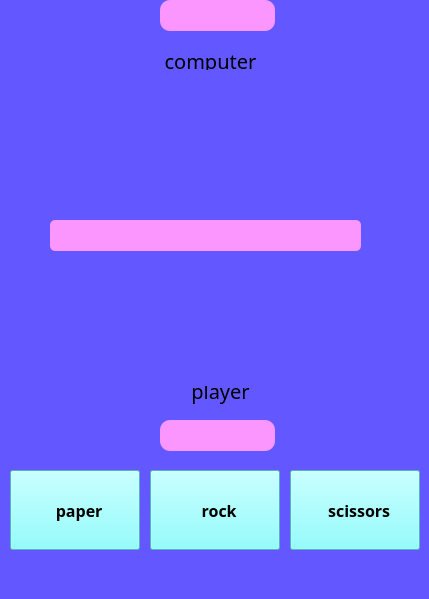
<?xml version="1.0" encoding="UTF-8"?>
<ui version="4.0">
 <class>MainWindow</class>
 <widget class="QMainWindow" name="MainWindow">
  <property name="geometry">
   <rect>
    <x>0</x>
    <y>0</y>
    <width>429</width>
    <height>599</height>
   </rect>
  </property>
  <property name="windowTitle">
   <string>MainWindow</string>
  </property>
  <property name="styleSheet">
   <string notr="true">background-color:rgb(99, 88, 255);</string>
  </property>
  <widget class="QWidget" name="centralwidget">
   <widget class="QLabel" name="label_2">
    <property name="geometry">
     <rect>
      <x>150</x>
      <y>370</y>
      <width>141</width>
      <height>41</height>
     </rect>
    </property>
    <property name="font">
     <font>
      <family>Showcard Gothic</family>
      <pointsize>15</pointsize>
     </font>
    </property>
    <property name="text">
     <string>player</string>
    </property>
    <property name="alignment">
     <set>Qt::AlignCenter</set>
    </property>
   </widget>
   <widget class="QLabel" name="label">
    <property name="geometry">
     <rect>
      <x>140</x>
      <y>40</y>
      <width>141</width>
      <height>41</height>
     </rect>
    </property>
    <property name="font">
     <font>
      <family>Showcard Gothic</family>
      <pointsize>15</pointsize>
     </font>
    </property>
    <property name="text">
     <string>computer</string>
    </property>
    <property name="alignment">
     <set>Qt::AlignCenter</set>
    </property>
   </widget>
   <widget class="QPushButton" name="player_board">
    <property name="geometry">
     <rect>
      <x>140</x>
      <y>250</y>
      <width>100</width>
      <height>136</height>
     </rect>
    </property>
    <property name="sizePolicy">
     <sizepolicy hsizetype="Minimum" vsizetype="Fixed">
      <horstretch>0</horstretch>
      <verstretch>0</verstretch>
     </sizepolicy>
    </property>
    <property name="minimumSize">
     <size>
      <width>89</width>
      <height>136</height>
     </size>
    </property>
    <property name="font">
     <font>
      <family>Segoe UI</family>
      <pointsize>55</pointsize>
      <italic>true</italic>
      <bold>true</bold>
     </font>
    </property>
    <property name="styleSheet">
     <string notr="true">background-color:rgb(99, 88, 255);
border-radius:10px</string>
    </property>
    <property name="text">
     <string/>
    </property>
    <property name="iconSize">
     <size>
      <width>89</width>
      <height>136</height>
     </size>
    </property>
   </widget>
   <widget class="QPushButton" name="score_cpu">
    <property name="geometry">
     <rect>
      <x>160</x>
      <y>0</y>
      <width>115</width>
      <height>31</height>
     </rect>
    </property>
    <property name="sizePolicy">
     <sizepolicy hsizetype="Minimum" vsizetype="Fixed">
      <horstretch>0</horstretch>
      <verstretch>0</verstretch>
     </sizepolicy>
    </property>
    <property name="minimumSize">
     <size>
      <width>115</width>
      <height>20</height>
     </size>
    </property>
    <property name="font">
     <font>
      <family>Arial Black</family>
      <pointsize>12</pointsize>
      <italic>false</italic>
      <bold>true</bold>
     </font>
    </property>
    <property name="styleSheet">
     <string notr="true">background-color:rgb(251, 149, 255);
border-radius:10px</string>
    </property>
    <property name="text">
     <string/>
    </property>
   </widget>
   <widget class="QPushButton" name="score_player">
    <property name="geometry">
     <rect>
      <x>160</x>
      <y>420</y>
      <width>115</width>
      <height>31</height>
     </rect>
    </property>
    <property name="sizePolicy">
     <sizepolicy hsizetype="Minimum" vsizetype="Fixed">
      <horstretch>0</horstretch>
      <verstretch>0</verstretch>
     </sizepolicy>
    </property>
    <property name="minimumSize">
     <size>
      <width>115</width>
      <height>20</height>
     </size>
    </property>
    <property name="font">
     <font>
      <family>Arial Black</family>
      <pointsize>12</pointsize>
      <italic>false</italic>
      <bold>true</bold>
     </font>
    </property>
    <property name="styleSheet">
     <string notr="true">background-color:rgb(251, 149, 255);
border-radius:10px</string>
    </property>
    <property name="text">
     <string/>
    </property>
   </widget>
   <widget class="QPushButton" name="btn_rock">
    <property name="geometry">
     <rect>
      <x>150</x>
      <y>470</y>
      <width>130</width>
      <height>80</height>
     </rect>
    </property>
    <property name="minimumSize">
     <size>
      <width>120</width>
      <height>50</height>
     </size>
    </property>
    <property name="font">
     <font>
      <family>Arial Black</family>
      <pointsize>12</pointsize>
      <bold>true</bold>
     </font>
    </property>
    <property name="styleSheet">
     <string notr="true">background-color: rgb(115, 255, 255)</string>
    </property>
    <property name="text">
     <string>		rock</string>
    </property>
    <property name="iconSize">
     <size>
      <width>25</width>
      <height>25</height>
     </size>
    </property>
   </widget>
   <widget class="QPushButton" name="btn_paper">
    <property name="geometry">
     <rect>
      <x>10</x>
      <y>470</y>
      <width>130</width>
      <height>80</height>
     </rect>
    </property>
    <property name="minimumSize">
     <size>
      <width>120</width>
      <height>50</height>
     </size>
    </property>
    <property name="font">
     <font>
      <family>Arial Black</family>
      <pointsize>12</pointsize>
      <bold>true</bold>
     </font>
    </property>
    <property name="styleSheet">
     <string notr="true">background-color: rgb(115, 255, 255)</string>
    </property>
    <property name="text">
     <string>		paper</string>
    </property>
    <property name="iconSize">
     <size>
      <width>25</width>
      <height>25</height>
     </size>
    </property>
   </widget>
   <widget class="QPushButton" name="btn_scissors">
    <property name="geometry">
     <rect>
      <x>290</x>
      <y>470</y>
      <width>130</width>
      <height>80</height>
     </rect>
    </property>
    <property name="minimumSize">
     <size>
      <width>120</width>
      <height>50</height>
     </size>
    </property>
    <property name="font">
     <font>
      <family>Arial Black</family>
      <pointsize>12</pointsize>
      <bold>true</bold>
     </font>
    </property>
    <property name="styleSheet">
     <string notr="true">background-color: rgb(115, 255, 255)</string>
    </property>
    <property name="text">
     <string>		scissors</string>
    </property>
    <property name="iconSize">
     <size>
      <width>25</width>
      <height>25</height>
     </size>
    </property>
   </widget>
   <widget class="QPushButton" name="btn_result">
    <property name="geometry">
     <rect>
      <x>50</x>
      <y>220</y>
      <width>311</width>
      <height>31</height>
     </rect>
    </property>
    <property name="sizePolicy">
     <sizepolicy hsizetype="Minimum" vsizetype="Fixed">
      <horstretch>0</horstretch>
      <verstretch>0</verstretch>
     </sizepolicy>
    </property>
    <property name="minimumSize">
     <size>
      <width>115</width>
      <height>20</height>
     </size>
    </property>
    <property name="font">
     <font>
      <family>Arial Black</family>
      <pointsize>12</pointsize>
      <italic>false</italic>
      <bold>true</bold>
     </font>
    </property>
    <property name="styleSheet">
     <string notr="true">background-color:rgb(251, 149, 255);
border-radius:5px</string>
    </property>
    <property name="text">
     <string/>
    </property>
   </widget>
   <widget class="QPushButton" name="cpu_board">
    <property name="geometry">
     <rect>
      <x>140</x>
      <y>70</y>
      <width>100</width>
      <height>136</height>
     </rect>
    </property>
    <property name="sizePolicy">
     <sizepolicy hsizetype="Minimum" vsizetype="Fixed">
      <horstretch>0</horstretch>
      <verstretch>0</verstretch>
     </sizepolicy>
    </property>
    <property name="minimumSize">
     <size>
      <width>89</width>
      <height>136</height>
     </size>
    </property>
    <property name="font">
     <font>
      <family>Segoe UI</family>
      <pointsize>55</pointsize>
      <italic>true</italic>
      <bold>true</bold>
     </font>
    </property>
    <property name="styleSheet">
     <string notr="true">background-color:rgb(99, 88, 255);
border-radius:10px</string>
    </property>
    <property name="text">
     <string/>
    </property>
    <property name="iconSize">
     <size>
      <width>89</width>
      <height>136</height>
     </size>
    </property>
   </widget>
  </widget>
  <widget class="QMenuBar" name="menubar">
   <property name="geometry">
    <rect>
     <x>0</x>
     <y>0</y>
     <width>429</width>
     <height>22</height>
    </rect>
   </property>
  </widget>
  <widget class="QStatusBar" name="statusbar"/>
 </widget>
 <resources/>
 <connections/>
</ui>
